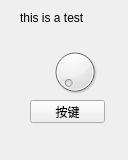
<?xml version="1.0" encoding="UTF-8"?>
<ui version="4.0">
 <class>Widget</class>
 <widget class="QWidget" name="Widget">
  <property name="geometry">
   <rect>
    <x>0</x>
    <y>0</y>
    <width>128</width>
    <height>160</height>
   </rect>
  </property>
  <property name="windowTitle">
   <string>Widget</string>
  </property>
  <widget class="QDial" name="dial">
   <property name="geometry">
    <rect>
     <x>50</x>
     <y>40</y>
     <width>50</width>
     <height>64</height>
    </rect>
   </property>
  </widget>
  <widget class="QLabel" name="label">
   <property name="geometry">
    <rect>
     <x>20</x>
     <y>10</y>
     <width>101</width>
     <height>16</height>
    </rect>
   </property>
   <property name="text">
    <string>this is a test</string>
   </property>
  </widget>
  <widget class="QPushButton" name="pushButton">
   <property name="geometry">
    <rect>
     <x>30</x>
     <y>100</y>
     <width>75</width>
     <height>23</height>
    </rect>
   </property>
   <property name="text">
    <string>按键</string>
   </property>
  </widget>
 </widget>
 <layoutdefault spacing="6" margin="11"/>
 <resources/>
 <connections/>
</ui>
